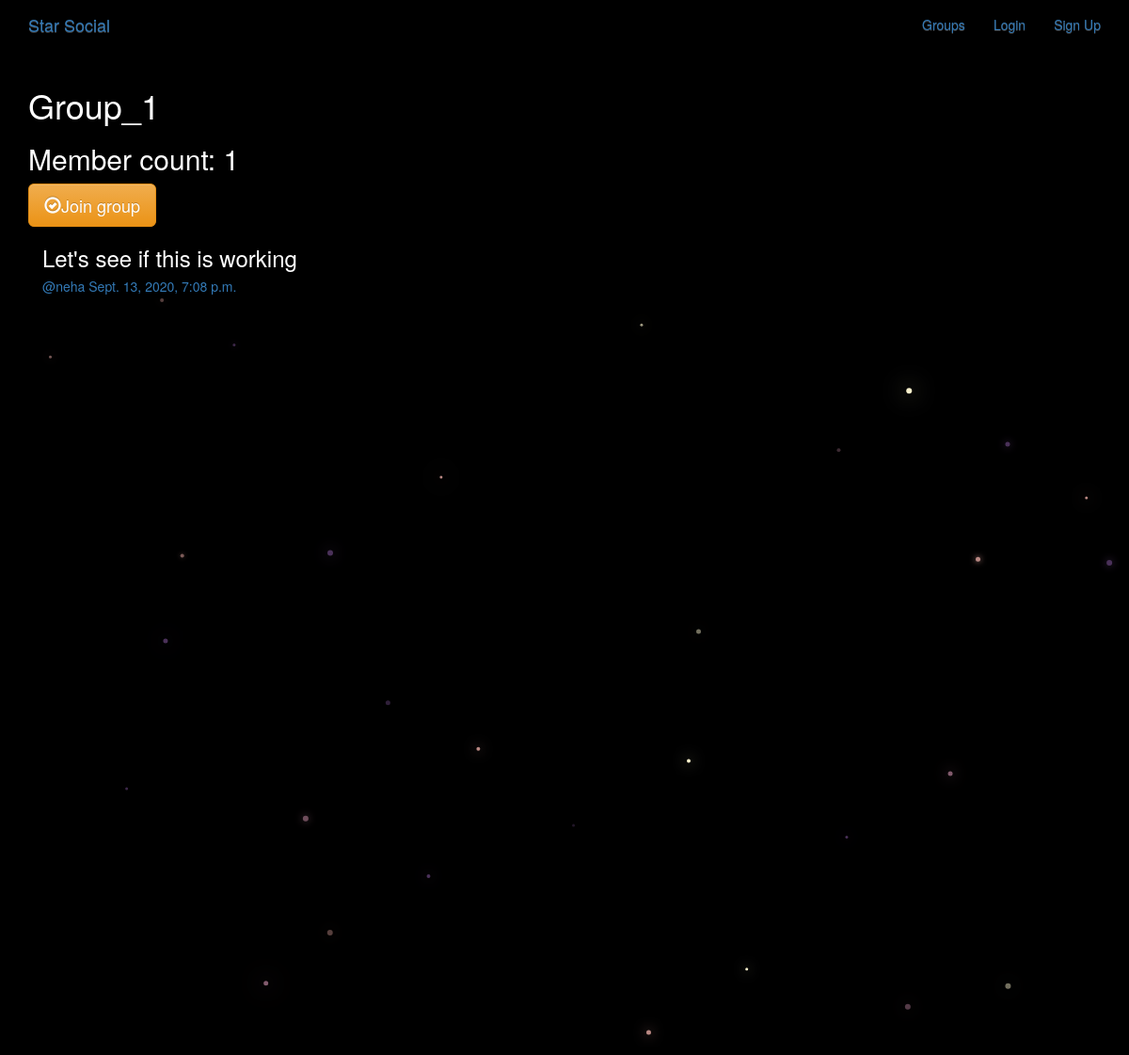
Screenshot of /groups/posts/in/group_1/ with the database file from the repository.
### groups/models.py (models this page shows, shortened)
class Group(models.Model):
    name = models.CharField(max_length=255, unique=True)
    slug = models.SlugField(allow_unicode=True, unique=True)
    description = models.TextField(blank=True, default='')
    description_html = models.TextField(editable=False, default='', blank=True)
    members = models.ManyToManyField(User, through='GroupMember')
    class Meta:
        ordering = ['name']

### posts/models.py (models this page shows, shortened)
class Post(models.Model):
    user = models.ForeignKey(User, related_name='posts', on_delete=models.CASCADE)
    created_at = models.DateTimeField(auto_now=True)
    message = models.TextField()
    message_html = models.TextField(editable=False)
    group = models.ForeignKey(Group, related_name='posts', null=True, blank=True, on_delete=models.CASCADE)
    class Meta:
        ordering = ['-created_at']
        unique_together = ['user','message']

### groups/views.py (the view)
# urls.py: url(r'^posts/in/(?P<slug>[-\w]+)/$', views.SingleGroup.as_view(), name='single'),
class SingleGroup(generic.DetailView):
    model = Group

### groups/templates/groups/group_detail.html
{% extends 'groups/group_base.html' %}
{% block pregroup %}
<h1>{{ group.name }}</h1>
<h2>Member count: {{ group.members.count }}</h2>
<div class="content">
  {% if user in group.members.all %}
    <a href="{% url 'groups:leave' slug=group.slug %}" class='btn btn-lg btn-fill btn-warning'>
    <span class='glyphicon glyphicon-remove-circle'></span>Leave group</a>
  {% else %}
    <a href="{% url 'groups:join' slug=group.slug %}" class='btn btn-lg btn-fill btn-warning'>
    <span class='glyphicon glyphicon-ok-circle'></span>Join group</a>
  {% endif %}
</div>
{% endblock %}
{% block group_content %}
<div class="col-md-8">
  {% if group.posts.count == 0 %}
    <h2>No posts in this group yet !</h2>
  {% else %}
    {% for post in group.posts.all %}
      {% include 'posts/_post.html' %}
    {% endfor %}
  {% endif %}
</div>
{% endblock %}

### posts/templates/posts/_post.html (shortened to what this page needs)
<div class="post media">
  <h3>{{ post.message_html|safe }}</h3>
  <div class="media-body">
    <h5 class='media-heading'>
      <span class='username'>
        <a href="{% url 'posts:for_user' username=post.user.username %}">@{{ post.user.username }}</a>
      </span>
      <time class='time'>
        <a href="{% url 'posts:single' username=post.user.username pk=post.pk %}">{{ post.created_at }}</a>
      </time>
    </h5>
  </div>
</div>

### static/social_site/CSS/master.css (style rules this page uses)
body { margin: 0; overflow: hidden; background-color: black; color: white; }

### rows the page displays
Group: name "Group_1", members.count "1"
Post: message_html "Let's see if this is working", user.username "neha", created_at "Sept. 13, 2020, 7:08 p.m."
